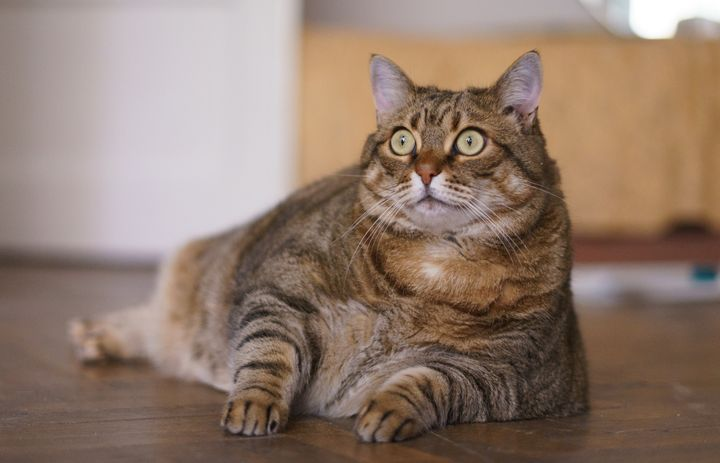
#> input picture data/cat.jpeg, 720 x 463 px, found by its file name
$ jupyter execute --allow-errors '1. Colors.ipynb'   (shell and % lines are left out)
#> lines starting #> are read from the running program, lines starting #| are printed output that depends on the picture
### scripts/utils.py
import numpy as np
import cv2
import matplotlib.pyplot as plt
import ntpath

# [24 lines left out: functions show_input_output, save_output, resize_image, not called in this run]

def shift_rgb_values(input_color_rgb, show = False, red = 0, green = 0, blue = 0):

    # Switch to uint16 to be able to go above 256
    shifted_img_color_rgb = input_color_rgb.copy().astype(np.uint16)

    # We use clip and not modulo to avoid cycling
    shifted_img_color_rgb[:,:,0] = np.clip(shifted_img_color_rgb[:,:,0] + red, 0, 255)
    shifted_img_color_rgb[:,:,1] = np.clip(shifted_img_color_rgb[:,:,1] + green, 0, 255)
    shifted_img_color_rgb[:,:,2] = np.clip(shifted_img_color_rgb[:,:,2] + blue, 0, 255)

    # Switch back to uint8 since with clip we went back below 256
    shifted_img_color_rgb = shifted_img_color_rgb.astype(np.uint8)

    # Show image
    if show:
        plt.imshow(shifted_img_color_rgb, interpolation = 'bicubic')
        plt.axis('off')
        plt.show()

        return
    else:
        return shifted_img_color_rgb

def shift_hsv_values(input_color_hsv, show = False, hue = 0, saturation = 0, value = 0):

    # Switch to uint16 to be able to go above 256
    shifted_img_color_hsv = input_color_hsv.copy().astype(np.uint16)

    # We use clip and not modulo to avoid cycling
    shifted_img_color_hsv[:,:,0] = np.clip(shifted_img_color_hsv[:,:,0] + hue, 0, 179)
    shifted_img_color_hsv[:,:,1] = np.clip(shifted_img_color_hsv[:,:,1] + saturation, 0, 255)
    shifted_img_color_hsv[:,:,2] = np.clip(shifted_img_color_hsv[:,:,2] + value, 0, 255)

    # Switch back to uint8 since with clip we went back below 256
    shifted_img_color_rgb = cv2.cvtColor(shifted_img_color_hsv.astype(np.uint8), cv2.COLOR_HSV2RGB)

    # Show image
    if show:
        plt.imshow(shifted_img_color_rgb, interpolation = 'bicubic')
        plt.axis('off')
        plt.show()
        return
    else:
        return shifted_img_color_rgb

# [27 lines left out: function plot_2_images, not called in this run]

### 1. Colors.ipynb
[cell 1]
import matplotlib as mlt
import matplotlib.pyplot as plt

import numpy as np
import cv2
from scripts.utils import *

import ipywidgets as widgets
from ipywidgets import interact, interact_manual, fixed, IntSlider

mlt.rcParams['figure.figsize'] = (16,8)

# Loading and visualizing an image / Color spaces

What happens when we load an image ? Two factors are to be taken into consideration :
* The **color space** : we can load the image as grayscale, as RGB or BGR, as HSV...
* The **size** : the image will be loaded as it is but to visualize it we either will see it in its original size or smaller/bigger by using interpolation

## 1. Loading the image as color or grayscale

Let's roll with a cat photo from [here](https://consent.yahoo.com/collectConsent?sessionId=3_cc-session_f4281543-3d95-497d-9f03-283925dae4ca&lang=en-us&inline=false)

[cell 2]
source_image = 'data\cat.jpeg'

Using open cv we can load the image as Grayscale or as BGR (additional dimension of depth). The resulting object is a numpy array of data type uint8 (unsigned 8 bit integer holding values between 0 and 255).

[cell 3]
img_gray = cv2.imread(source_image, 0)
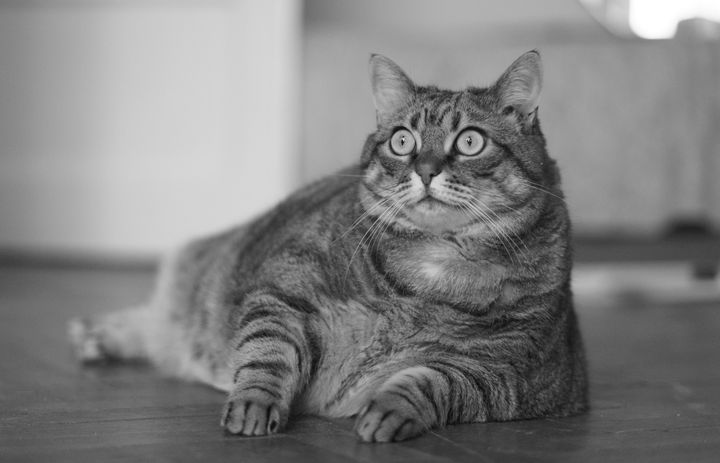
#> img_gray: shape (463, 720); min 0, max 255, mean 127.7
print("Grayscale image :\n data type = {}; matrix shape = {}".format(img_gray.dtype, img_gray.shape))
#| Grayscale image :
#|  data type = uint8; matrix shape = (463, 720)

img_bgr = cv2.imread(source_image, 1)
#> img_bgr is the input picture: shape (463, 720, 3); mean B, G, R 109.2, 122.8, 144.4
print("BGR image :\n data type = {}; matrix shape = {}".format(img_bgr.dtype, img_bgr.shape))
#| BGR image :
#|  data type = uint8; matrix shape = (463, 720, 3)

# Flip dimension to have RGB for pyplot
img_rgb = np.flip(img_bgr, axis=2)

Let's use pyplot to visualize the images in the notebook : they will be scaled to fit the notebook layout using interpolation, we'll talk about this more in detail in the next section.

[cell 4]
plt.subplot(1, 2, 1)
plt.title('RGB image')
plt.imshow(img_rgb)
plt.axis('off')

plt.subplot(1, 2, 2)
plt.title('Grayscale image')
plt.imshow(img_gray, cmap='gray')
plt.axis('off')
plt.show()
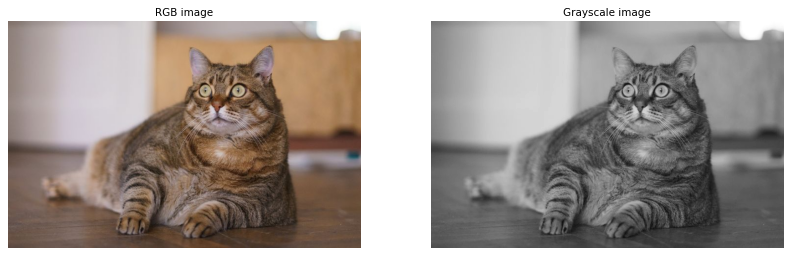
#> figure drawn by matplotlib, 2 panels

## 2. Grayscale image

A grayscale image is a single matrix where each value represents the amount of light carried by the pixel, i.e. its intensity. A color photo can be converted to grayscale, there are different possible formulas designed to render the intensity information with maximal fidelity (more info [here](https://en.wikipedia.org/wiki/Grayscale)).

[cell 5]
plt.subplot(1, 2, 1)
plt.title('Grayscale image')
plt.imshow(img_gray, cmap='gray')
plt.axis('off')

plt.subplot(1, 2, 2)
plt.hist(img_gray.ravel(), range=(0,255), label='Intensity histogram', bins = np.arange(256))
plt.legend()
plt.show()
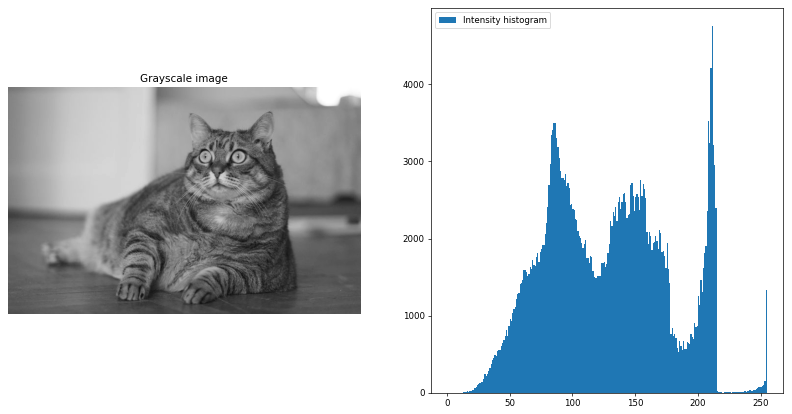
#> figure drawn by matplotlib, 2 panels; panel 2: tallest bar 4749 high, from x = 211 to 212

## 2. RGB image

RGB is a color space where various colors and rendered by a weighted sum of primary red, green and blue colors. It is one possibility among others, havings some biological motivations related to the human eye, and it does not allow the reproduction of *all* possible colors (more info [here](https://en.wikipedia.org/wiki/RGB_color_model)).

[cell 6]
r_channel = img_rgb[:, :, 0]
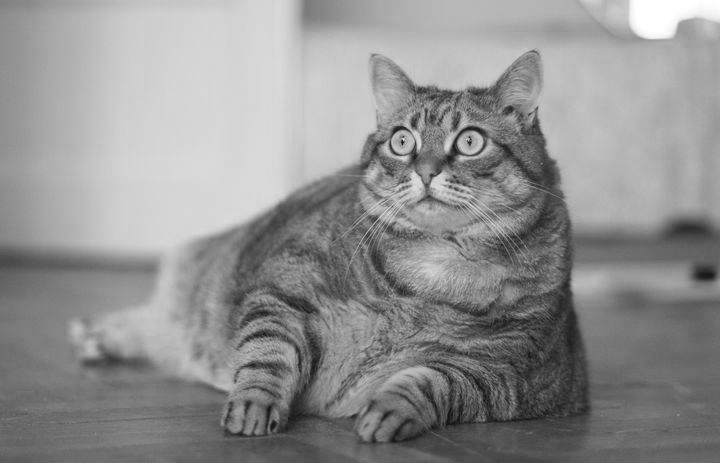
#> r_channel: shape (463, 720); min 4, max 255, mean 144.4
b_channel = img_rgb[:, :, 1]
g_channel = img_rgb[:, :, 2]
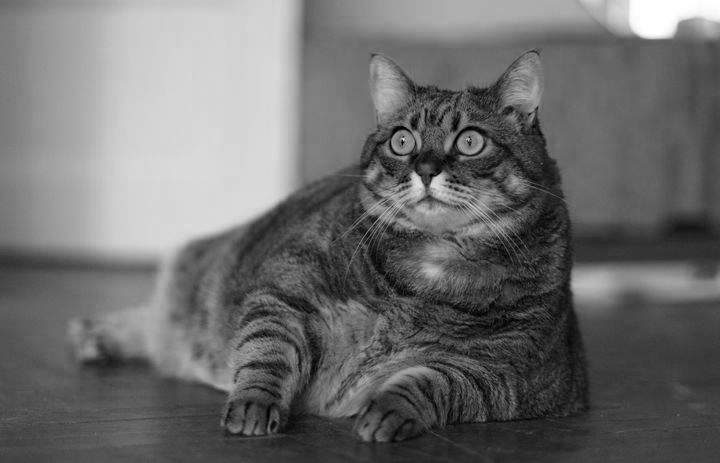
#> g_channel: shape (463, 720); min 0, max 255, mean 109.2

We can visualize separate histograms for each channel as we did for the intensity of the grayscale image.

[cell 7]
plt.subplot(2, 2, 1)
plt.title('RGB image')
plt.imshow(img_rgb, cmap='gray')
plt.axis('off')

plt.subplot(2, 2, 2)
plt.hist(r_channel.ravel(), range=(0,255), color = 'r', label='R channel histogram', bins = np.arange(256))
plt.legend()

plt.subplot(2, 2, 3)
plt.hist(b_channel.ravel(), range=(0,255), color = 'g', label='G channel histogram', bins = np.arange(256))
plt.legend()

plt.subplot(2, 2, 4)
plt.hist(g_channel.ravel(), range=(0,255), color = 'b', label='B channel histogram', bins = np.arange(256))
plt.legend()
plt.show()
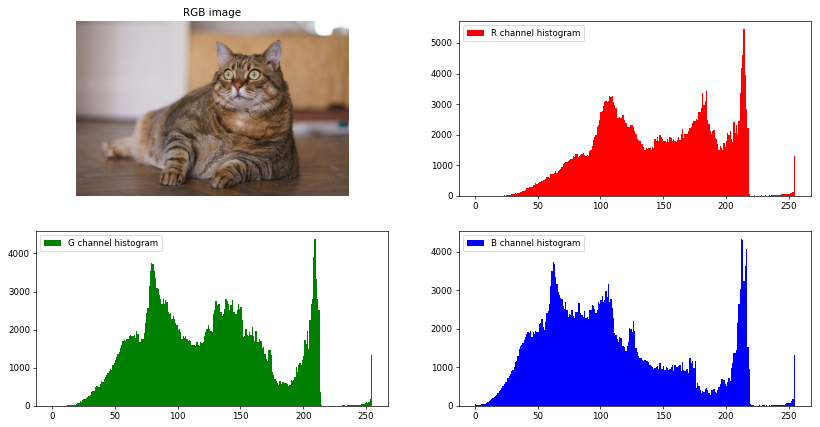
#> figure drawn by matplotlib, 4 panels; panel 2: tallest bar 5443 high, from x = 214 to 215; panel 3: tallest bar 4370 high, from x = 209 to 210; panel 4: tallest bar 4322 high, from x = 212 to 213
#> the sliders are set to input_color_rgb = <module 'ipywidgets.fixed_' fr, show = <module 'ipywidgets.fixed_' fr, red = 0, green = 0, blue = 0

Here is an interactive piece of code to shift values on either of the channels (setting two of them to 0 will show the representation of the single one that's left). Unfortunately this does not work on github, so you need to run this notebook on your computer...

#> (a cell that did not finish here is left out)


## 3. HSV Color space

RGB can be a suitable color space to visualize the image, however it becomes problematic when we want to do things such as tweeking the brightness or the saturation of the image without changing it's original colors. A more suitable color space exists for this : HSV (hue = colors, saturation, value = intensity; more info [here](https://en.wikipedia.org/wiki/HSL_and_HSV)).

TODO explicit meaning of channels ?

[cell 9]
img_hsv = cv2.cvtColor(img_bgr, cv2.COLOR_BGR2HSV)
#> img_hsv: shape (463, 720, 3); mean H, S, V 35.7, 72.6, 144.6

To better understand the meaning of the channels we can visualize the effect of their individual modification on the original image.

[cell 10]
plt.subplot(1, 3, 1)
plt.title('RGB image')
plt.imshow(img_rgb)
plt.axis('off')

plt.subplot(1, 3, 2)
plt.title('Hue values shifted by -80')
plt.imshow(shift_hsv_values(img_hsv, False, -80, 0, 0))
#> in shift_hsv_values, `shifted_img_color_hsv = input_color_hsv.copy().astype(np.uint16)`: shifted_img_color_hsv: shape (463, 720, 3) uint16; mean H, S, V 35.7, 72.6, 144.6
#> in shift_hsv_values, `shifted_img_color_hsv[:,:,0] = np.clip(shifted_img_color_hsv[:,:,0] + ..`: shifted_img_color_hsv: shape (463, 720, 3) uint16; mean H, S, V 12.8, 72.6, 144.6
plt.axis('off')

plt.subplot(1, 3, 3)
plt.title('Hue values shifted by +80')
plt.imshow(shift_hsv_values(img_hsv, False, 80, 0, 0))
#> call 2 of shift_hsv_values, with show = False, hue = 80, saturation = 0, value = 0
#> in shift_hsv_values (call 2), `shifted_img_color_hsv[:,:,0] = np.clip(shifted_img_color_hsv[:,:,0] + ..`: shifted_img_color_hsv: shape (463, 720, 3) uint16; mean H, S, V 106.2, 72.6, 144.6
#> in shift_hsv_values (call 2), `shifted_img_color_rgb = cv2.cvtColor(shifted_img_color_hsv.astype(np.u..`:
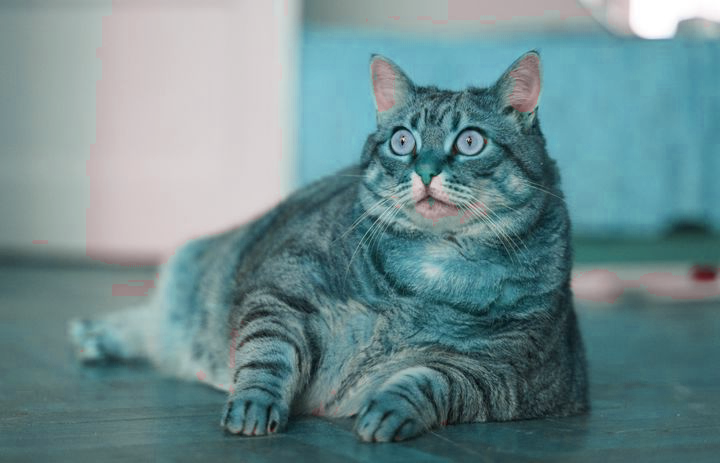
#> shifted_img_color_rgb: shape (463, 720, 3); mean R, G, B 109.2, 139.1, 142.3
plt.axis('off')
plt.show()

Shifting the hue changes the colors of the image (without changing the intensity of anything else).

[cell 11]
plt.subplot(1, 3, 1)
plt.title('RGB image')
plt.imshow(img_rgb)
plt.axis('off')

plt.subplot(1, 3, 2)
plt.title('Saturation values shifted by -80')
plt.imshow(shift_hsv_values(img_hsv, False, 0, -80, 0))
#> in shift_hsv_values (call 3), `shifted_img_color_hsv[:,:,1] = np.clip(shifted_img_color_hsv[:,:,1] + ..`: shifted_img_color_hsv: shape (463, 720, 3) uint16; mean H, S, V 35.7, 15.8, 144.6
plt.axis('off')

plt.subplot(1, 3, 3)
plt.title('Saturation values shifted by +80')
plt.imshow(shift_hsv_values(img_hsv, False, 0, 80, 0))
#> call 4 of shift_hsv_values, with show = False, hue = 0, saturation = 80, value = 0
#> in shift_hsv_values (call 4), `shifted_img_color_hsv[:,:,1] = np.clip(shifted_img_color_hsv[:,:,1] + ..`: shifted_img_color_hsv: shape (463, 720, 3) uint16; mean H, S, V 35.7, 152.5, 144.6
#> in shift_hsv_values (call 4), `shifted_img_color_rgb = cv2.cvtColor(shifted_img_color_hsv.astype(np.u..`:
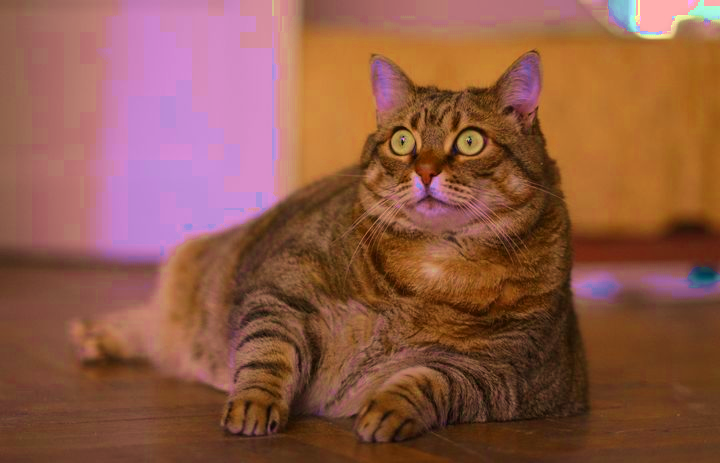
#> shifted_img_color_rgb: shape (463, 720, 3); mean R, G, B 143.3, 89.8, 71.4
plt.axis('off')
plt.show()

Shifting the saturation changes the intensity of each color present in the image.

[cell 12]
plt.subplot(1, 3, 1)
plt.title('RGB image')
plt.imshow(img_rgb)
plt.axis('off')

plt.subplot(1, 3, 2)
plt.title('Value values shifted by -80')
plt.imshow(shift_hsv_values(img_hsv, False, 0, 0, -80))
#> in shift_hsv_values (call 5), `shifted_img_color_hsv[:,:,2] = np.clip(shifted_img_color_hsv[:,:,2] + ..`: shifted_img_color_hsv: shape (463, 720, 3) uint16; mean H, S, V 35.7, 72.6, 66
#> in shift_hsv_values (call 5), `shifted_img_color_rgb = cv2.cvtColor(shifted_img_color_hsv.astype(np.u..`:
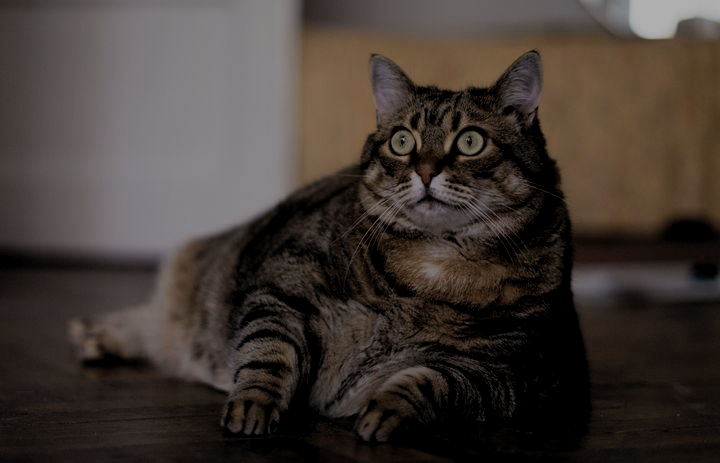
#> shifted_img_color_rgb: shape (463, 720, 3); mean R, G, B 65.9, 57, 51.9
plt.axis('off')

plt.subplot(1, 3, 3)
plt.title('Value values shifted by +80')
plt.imshow(shift_hsv_values(img_hsv, False, 0, 0, 80))
#> in shift_hsv_values (call 6), `shifted_img_color_hsv[:,:,2] = np.clip(shifted_img_color_hsv[:,:,2] + ..`: shifted_img_color_hsv: shape (463, 720, 3) uint16; mean H, S, V 35.7, 72.6, 216.9
#> in shift_hsv_values (call 6), `shifted_img_color_rgb = cv2.cvtColor(shifted_img_color_hsv.astype(np.u..`:
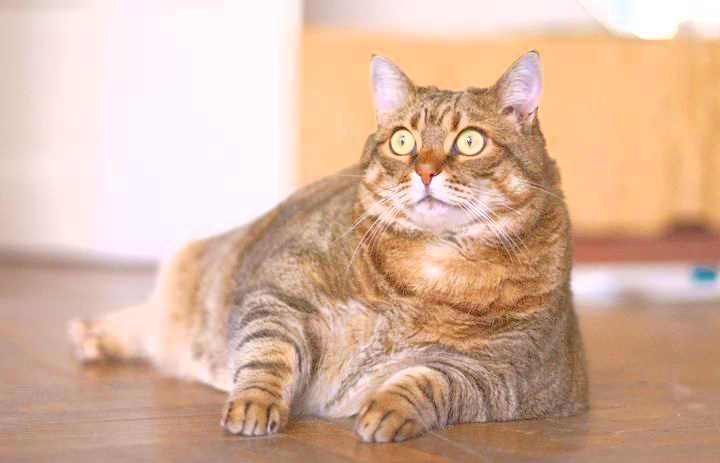
#> shifted_img_color_rgb: shape (463, 720, 3); mean R, G, B 216.7, 181.6, 159.5
plt.axis('off')
plt.show()
#> the sliders are set to input_color_hsv = <module 'ipywidgets.fixed_' fr, show = <module 'ipywidgets.fixed_' fr, hue = 0, saturation = 0, value = 0
